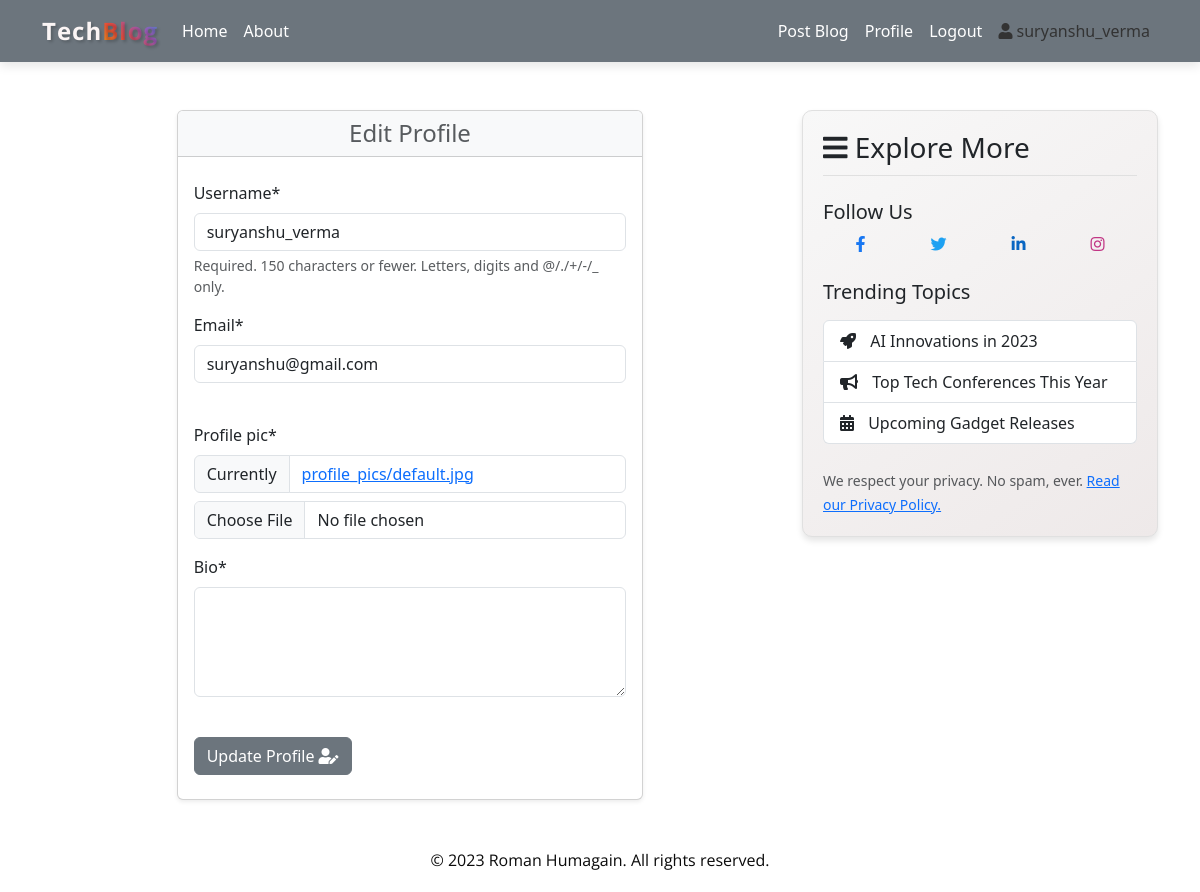
/user/update_profile/ (signed in), run on an earlier commit of the app's database.
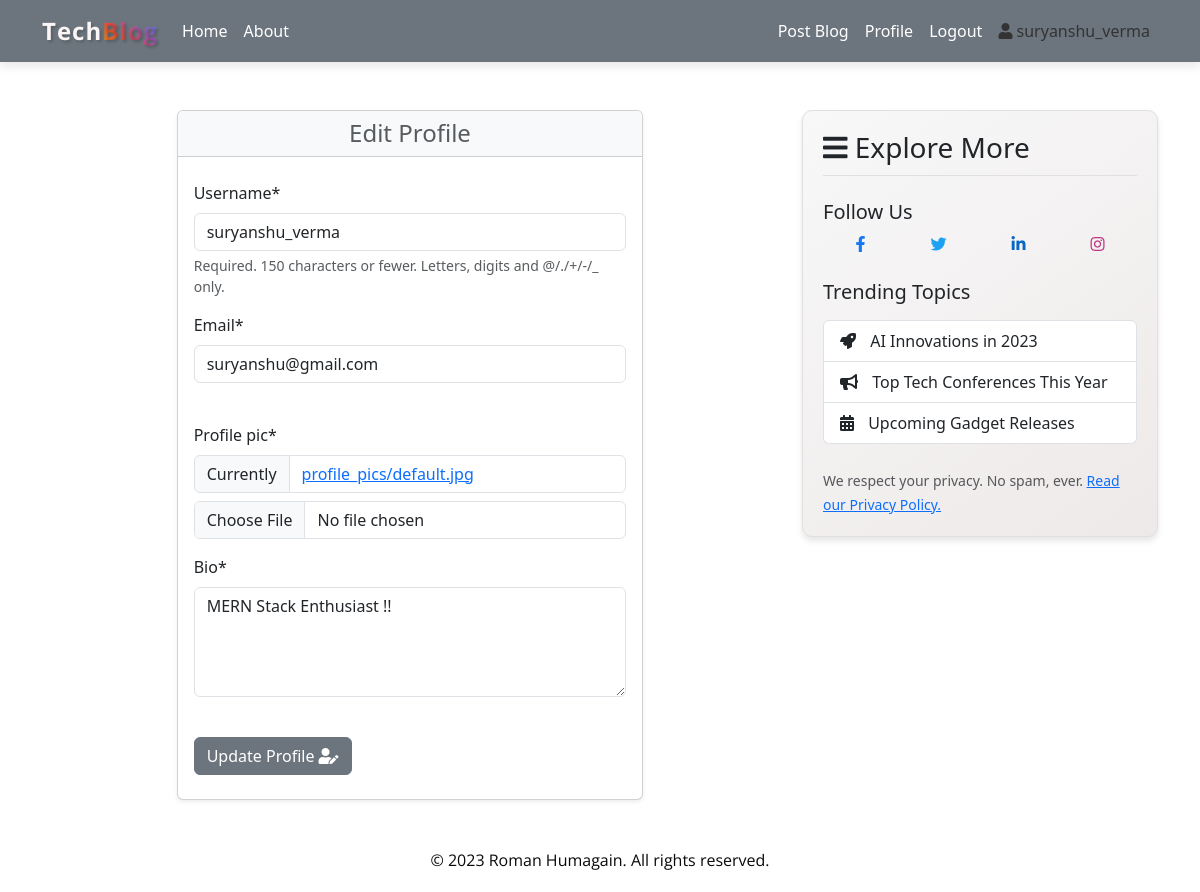
And on a later commit of the database.
### Users/models.py (models this page shows, shortened)
class Profile(models.Model):
    user = models.OneToOneField(User, on_delete=models.CASCADE)
    slug = models.SlugField(null=True,unique=True)
    profile_pic = models.ImageField(default='profile_pics/default.jpg', upload_to='profile_pics')
    bio = models.TextField(max_length=200, null=True, default=None)
    follower = models.IntegerField(null=True, default=0)

### Users/views.py (the view, shortened to what this page needs)
# urls.py: path('update_profile/', UpdateProfileView.as_view() , name="update_profile" ),
class UpdateProfileView(LoginRequiredMixin, View):
    def get_forms(self , request):
        user_update_form = UserUpdateForm(instance=request.user)
        profile_update_form = ProfileUpdateForm(instance=request.user.profile)
        return user_update_form, profile_update_form
    def get(self , request):
        user_update_form , profile_update_form = self.get_forms(request)
        context = {
            'title':'Update Profile',
            'user_update_form':user_update_form,
            'profile_update_form':profile_update_form
            }
        return render(request, 'users/update_profile.html' , context)

### Users/forms.py
class UserUpdateForm(forms.ModelForm):
    email = forms.EmailField()
    class Meta:
        model = User
        fields = ['username', 'email']

class ProfileUpdateForm(forms.ModelForm):
    bio = forms.CharField(widget=forms.Textarea(attrs={'rows': 4}))
    class Meta:
        model = Profile
        fields = ['profile_pic' , 'bio']

### Users/templates/users/update_profile.html (shortened to what this page needs)
{% extends 'blog/base.html' %}
{% load crispy_forms_tags %}
{% block body %}
<div class="container">
    <div class="row justify-content-center">
        <div class="col-md-8">
            <div class="card shadow-sm">
                <div class="card-header bg-light">
                    <h4 class="text-center text-muted mb-0">Edit Profile</h4>
                </div>
                <div class="card-body py-4">
                    <form method="post" enctype="multipart/form-data">
                        <fieldset class="form-group mb-4">
                            {{ user_update_form|crispy }}
                        </fieldset>
                        <fieldset class="form-group mb-4">
                            {{ profile_update_form|crispy }}
                        </fieldset>
                        <div class="form-group mt-3">
                            <button type="submit" class="btn btn-secondary btn-block">Update Profile <i class="fas fa-user-edit"></i></button>
                        </div>
                    </form>
                </div>
            </div>
        </div>
    </div>
</div>
{% endblock %}

What changed in the data, as far as the page shows it:
changed Profile: bio (not shown) → "MERN Stack Enthusiast !!"
